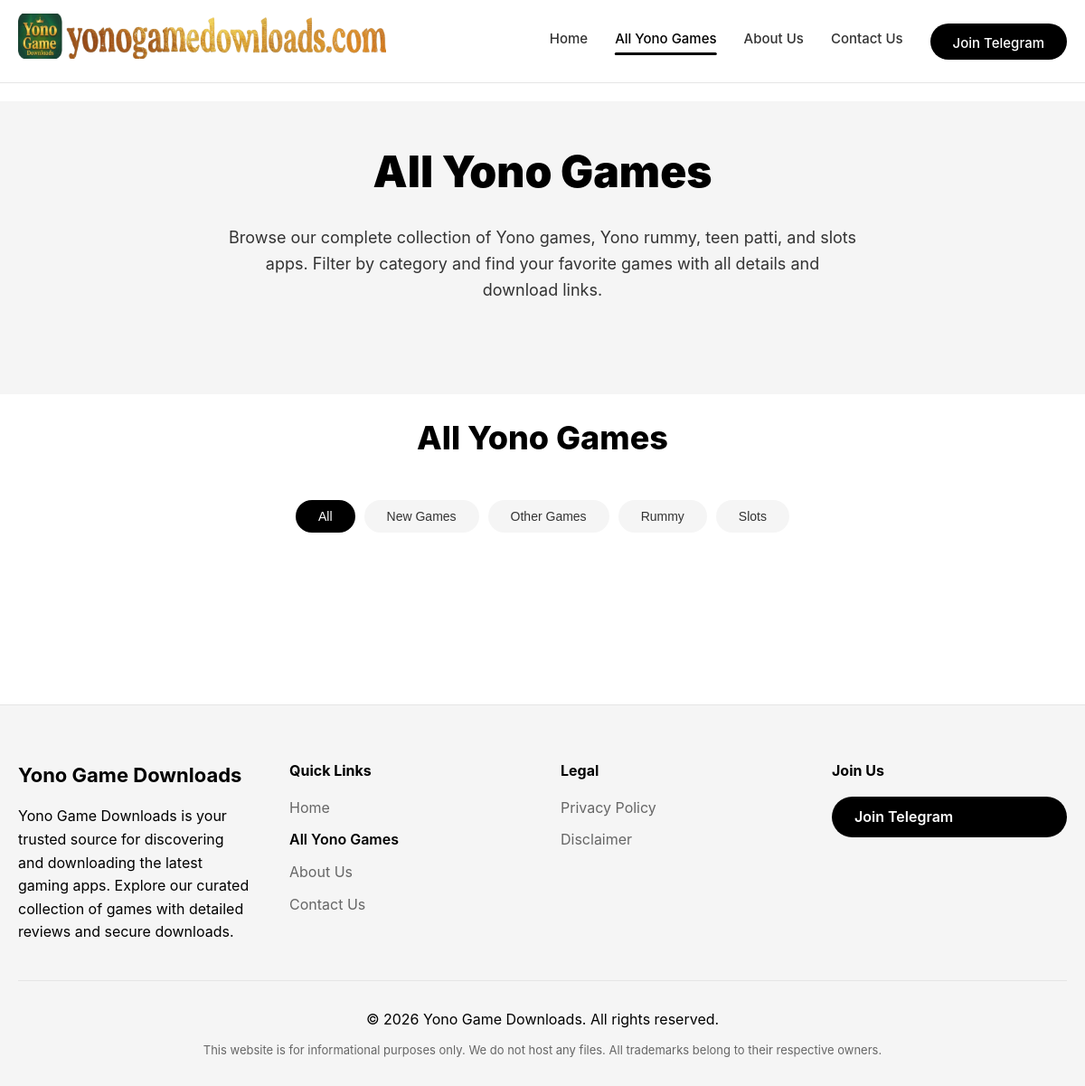
Screenshot of /allyonogames.php with the database file from the repository.
### tables this page shows
CREATE TABLE IF NOT EXISTS categories (
    id INT AUTO_INCREMENT PRIMARY KEY,
    name VARCHAR(100) NOT NULL,
    slug VARCHAR(100) NOT NULL UNIQUE,
    meta_title VARCHAR(255),
    meta_description TEXT,
    created_at TIMESTAMP DEFAULT CURRENT_TIMESTAMP
);

### includes/functions.php (called while the page is built, shortened)
<?php
require_once 'db.php';
function getCategories() {
    global $pdo;
    $stmt = $pdo->query("SELECT * FROM categories ORDER BY id");
    return $stmt->fetchAll();
}
?>

### allyonogames.php (the view, shortened to what this page needs)
<?php
require_once 'includes/functions.php';
$categories = getCategories();
require_once 'includes/header.php';
?>
    <section class="hero">
        <div class="container">
            <h1>All Yono Games</h1>
            <p>Browse our complete collection of Yono games, Yono rummy, teen patti, and slots apps. Filter by category and find your favorite games with all details and download links.</p>
        </div>
    </section>
    <section class="page-content">
        <div class="container">
            <h1 class="page-title">All Yono Games</h1>
            <div class="filter-buttons">
                <button class="filter-btn active" data-category="">All</button>
                <?php foreach($categories as $cat): ?>
                <button class="filter-btn" data-category="<?php echo htmlspecialchars($cat['name']); ?>"><?php echo htmlspecialchars($cat['name']); ?></button>
                <?php endforeach; ?>
            </div>
            <div class="games-grid" id="gamesContainer">
            </div>
        </div>
    </section>
<?php require_once 'includes/footer.php'; ?>

### assets/css/style.css (style rules this page uses)
* { margin: 0; padding: 0; box-sizing: border-box; }
:root { --white: #FFFFFF; --black: #000000; --light-gray: #F5F5F5; --gray: #E5E5E5; --dark-gray: #333333; --text-gray: #666666; }
body { font-family: -apple-system, BlinkMacSystemFont, 'Segoe UI', Roboto, Oxygen, Ubuntu, Cantarell, sans-serif; background-color: var(--white); color: var(--black); line-height: 1.6; }
.container { max-width: 1200px; margin: 0 auto; padding: 0 20px; }
.hero { padding: 40px 0 60px; text-align: center; background: var(--light-gray); }
.hero h1 { font-size: 48px; font-weight: 900; margin-bottom: 20px; color: var(--black); }
.hero p { font-size: 18px; color: var(--dark-gray); margin-bottom: 40px; max-width: 700px; margin-left: auto; margin-right: auto; line-height: 1.6; }
.filter-buttons { display: flex; gap: 10px; justify-content: center; flex-wrap: wrap; padding-bottom: 20px; }
.filter-btn { background: var(--light-gray); color: var(--dark-gray); padding: 10px 25px; border-radius: 50px; font-size: 14px; font-weight: 500; border: none; cursor: pointer; transition: all 0.3s ease; }
.filter-btn.active { background: var(--black); color: var(--white); }
.games-grid { display: grid; grid-template-columns: repeat(auto-fill, minmax(100%, 1fr)); gap: 15px; padding: 30px 0 60px; }
.page-content { padding: 20px 0; }
.page-title { font-size: 36px; font-weight: 800; margin-bottom: 40px; text-align: center; }

### rows the page displays
categories: name "New Games"
categories: name "Other Games"
categories: name "Rummy"
categories: name "Slots"

### other values shown
SITE_NAME "Yono Game Downloads"
SITE_DESCRIPTION "Yono Game Downloads is your trusted source for discovering and downloading the latest gaming apps. Explore our curated collection of games with detailed reviews and secure downloads."
